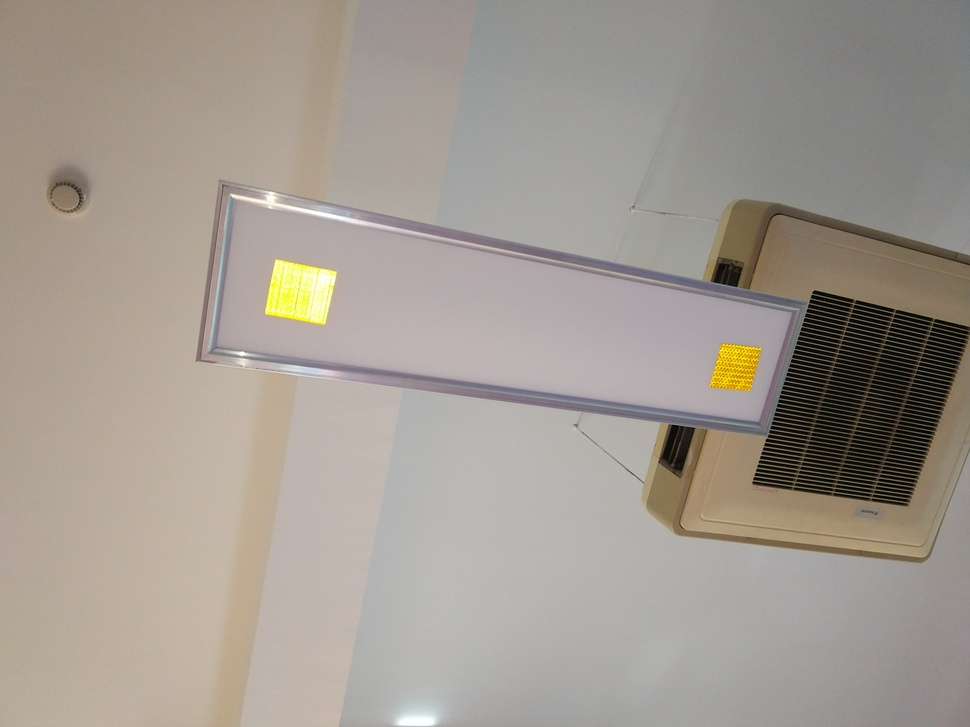
//> input picture ExtractValueChannel/1.jpg, 970 x 727 px, shrunk from 4000 x 3000 before the run
$ ./main   (built with g++ and OpenCV 4)
//> lines starting //> are read from the running program, lines starting //| are printed output that depends on the picture
#include <iostream>
#include <vector>
#include "opencv2/core/core.hpp"
#include "opencv2/opencv.hpp"
#include "opencv2/highgui/highgui.hpp"

using namespace cv;
using namespace std;

const int g_nMaxAlohaValue = 100;
int g_nAlphaValueSlider;
double g_dAlphaValue;
double g_dBetaValue;

Mat g_srcImg1;
Mat g_srcImg2;
Mat g_dstImg;

void on_Trackbar(int, void *) {
    g_dAlphaValue = (double) g_nAlphaValueSlider / g_nMaxAlohaValue;
    g_dBetaValue = 1.0 - g_dAlphaValue;

    addWeighted(g_srcImg1, g_dAlphaValue, g_srcImg2, g_dBetaValue, 0.0, g_dstImg);
    imshow("Result", g_dstImg);

}


int main() {
    g_srcImg1 = imread("/home/lijiayi/图片/1.jpg");
//> g_srcImg1 is the input picture: 727 rows x 970 cols, CV_8UC3; mean B, G, R 145.4, 154, 161.7
    g_srcImg2 = imread("/home/lijiayi/图片/2.jpg");
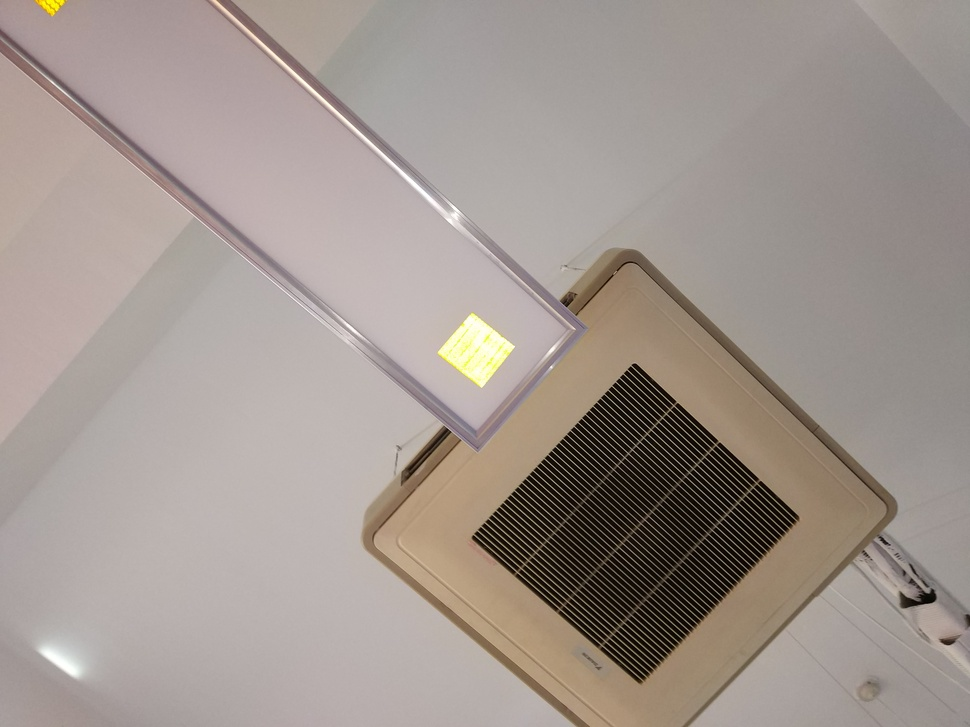
//> input picture ExtractValueChannel/2.jpg, 970 x 727 px, shrunk from 4000 x 3000 before the run
//> g_srcImg2 is the input picture: 727 rows x 970 cols, CV_8UC3; mean B, G, R 143.5, 149.9, 160.4
    if (!g_srcImg1.data)return -1;
    g_nAlphaValueSlider = 70;
    namedWindow("ResultWindow", 1);

    createTrackbar("toumingdu", "ResultWindow", &g_nAlphaValueSlider, g_nMaxAlohaValue, on_Trackbar);

    Mat M(2, 2, CV_8UC3, Scalar(1, 100, 255));
    cout << M << endl;

    waitKey(0);
//> in on_Trackbar, `addWeighted(g_srcImg1, g_dAlphaValue, g_srcImg2, g_dBetaValue, 0.0, g_..`:
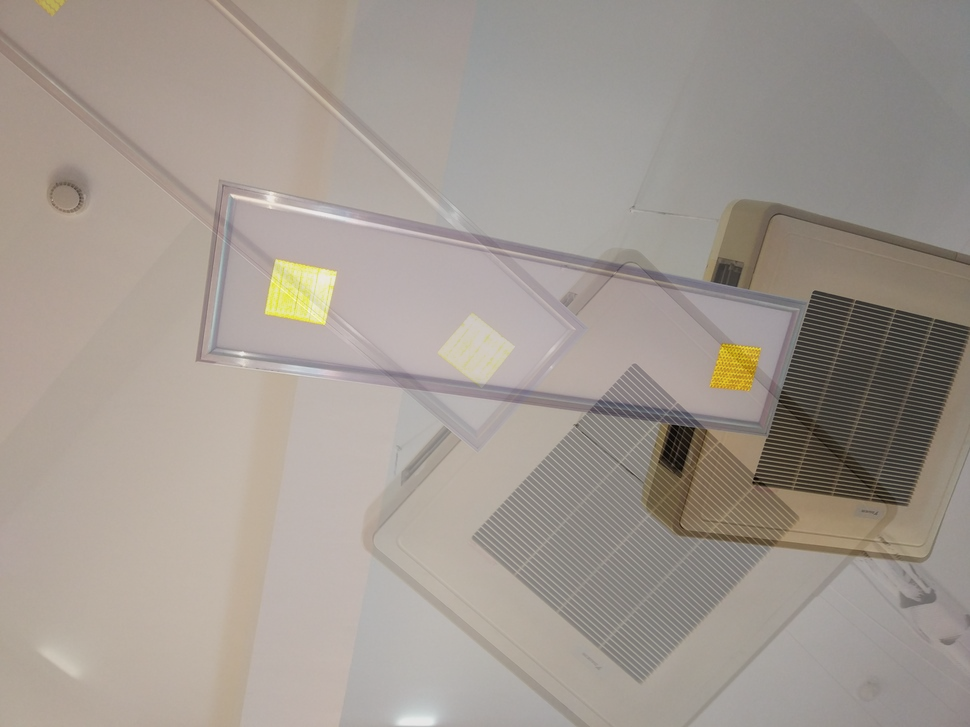
//> g_dstImg: 727 rows x 970 cols, CV_8UC3; mean B, G, R 144.8, 152.8, 161.3

    return 0;
}
